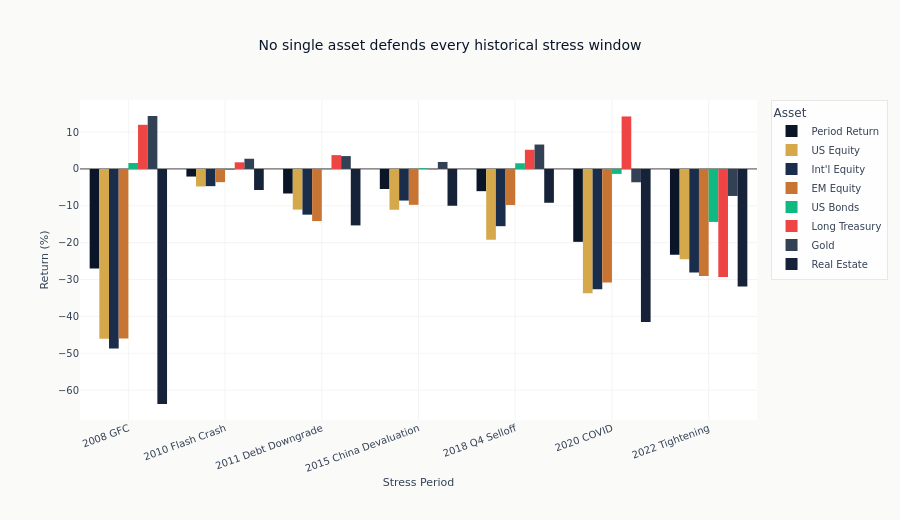

Source (notebook cell):
### Markdown cell above
Historical replay shows how a diversified portfolio behaves when correlations compress and
defensive sleeves are tested alongside equities. The next chart makes the cross-asset damage
pattern easier to compare across crises.

### Code cell
# Visualize stress period returns
stress_df = pl.DataFrame(
    [
        {
            "Period": name,
            "Period Return": result["cum_return"] * 100,
            **{SYMBOLS[symbol]: value * 100 for symbol, value in result["asset_returns"].items()},
        }
        for name, result in stress_results.items()
    ]
)
stress_long = stress_df.unpivot(
    index="Period", variable_name="Asset", value_name="Return"
).to_pandas()

fig = px.bar(
    stress_long,
    x="Period",
    y="Return",
    color="Asset",
    barmode="group",
    title="No single asset defends every historical stress window",
    color_discrete_sequence=[
        COLORS["blue"],
        COLORS["amber"],
        COLORS["slate"],
        COLORS["copper"],
        COLORS["positive"],
        COLORS["negative"],
        COLORS["neutral"],
        COLORS["blue_light"],
    ],
)
fig.update_layout(
    xaxis_title="Stress Period",
    yaxis_title="Return (%)",
    height=520,
    margin={"b": 100},
)
fig.update_xaxes(
    tickmode="array",
    tickvals=list(STRESS_PLOT_LABELS),
    ticktext=list(STRESS_PLOT_LABELS.values()),
    tickangle=-20,
    automargin=True,
)
fig.show()

### Figure 1 — Plotly figure (JSON) as saved in the notebook; plotly's stock layout.template omitted (floating-point values rounded to 4 significant figures)
{"data": [{"alignmentgroup": "True", "hovertemplate": "Asset=Period Return<br>Period=%{x}<br>Return=%{y}<extra></extra>", "legendgroup": "Period Return", "marker": {"color": "#0a1628", "pattern": {"shape": ""}}, "name": "Period Return", "offsetgroup": "Period Return", "orientation": "v", "showlegend": true, "textposition": "auto", "type": "bar", "x": ["2008 GFC Selloff", "2010 Flash Crash and Next Session", "2011 US Debt Downgrade Selloff", "2015 China Devaluation Selloff", "2018 Q4 Selloff", "2020 COVID Peak-to-Trough", "2022 Tightening Jan-to-Oct Selloff"], "xaxis": "x", "y": [-27.03, -2.066, -6.664, -5.44, -6.03, -19.77, -23.31], "yaxis": "y"}, {"alignmentgroup": "True", "hovertemplate": "Asset=US Equity<br>Period=%{x}<br>Return=%{y}<extra></extra>", "legendgroup": "US Equity", "marker": {"color": "#D4A84B", "pattern": {"shape": ""}}, "name": "US Equity", "offsetgroup": "US Equity", "orientation": "v", "showlegend": true, "textposition": "auto", "type": "bar", "x": ["2008 GFC Selloff", "2010 Flash Crash and Next Session", "2011 US Debt Downgrade Selloff", "2015 China Devaluation Selloff", "2018 Q4 Selloff", "2020 COVID Peak-to-Trough", "2022 Tightening Jan-to-Oct Selloff"], "xaxis": "x", "y": [-46.04, -4.759, -11.02, -11.07, -19.2, -33.72, -24.5], "yaxis": "y"}, {"alignmentgroup": "True", "hovertemplate": "Asset=Int'l Equity<br>Period=%{x}<br>Return=%{y}<extra></extra>", "legendgroup": "Int'l Equity", "marker": {"color": "#1a2d4a", "pattern": {"shape": ""}}, "name": "Int'l Equity", "offsetgroup": "Int'l Equity", "orientation": "v", "showlegend": true, "textposition": "auto", "type": "bar", "x": ["2008 GFC Selloff", "2010 Flash Crash and Next Session", "2011 US Debt Downgrade Selloff", "2015 China Devaluation Selloff", "2018 Q4 Selloff", "2020 COVID Peak-to-Trough", "2022 Tightening Jan-to-Oct Selloff"], "xaxis": "x", "y": [-48.71, -4.669, -12.4, -8.579, -15.53, -32.6, -28.09], "yaxis": "y"}, {"alignmentgroup": "True", "hovertemplate": "Asset=EM Equity<br>Period=%{x}<br>Return=%{y}<extra></extra>", "legendgroup": "EM Equity", "marker": {"color": "#C87533", "pattern": {"shape": ""}}, "name": "EM Equity", "offsetgroup": "EM Equity", "orientation": "v", "showlegend": true, "textposition": "auto", "type": "bar", "x": ["2008 GFC Selloff", "2010 Flash Crash and Next Session", "2011 US Debt Downgrade Selloff", "2015 China Devaluation Selloff", "2018 Q4 Selloff", "2020 COVID Peak-to-Trough", "2022 Tightening Jan-to-Oct Selloff"], "xaxis": "x", "y": [-45.98, -3.585, -14.14, -9.733, -9.776, -30.79, -29.02], "yaxis": "y"}, {"alignmentgroup": "True", "hovertemplate": "Asset=US Bonds<br>Period=%{x}<br>Return=%{y}<extra></extra>", "legendgroup": "US Bonds", "marker": {"color": "#10b981", "pattern": {"shape": ""}}, "name": "US Bonds", "offsetgroup": "US Bonds", "orientation": "v", "showlegend": true, "textposition": "auto", "type": "bar", "x": ["2008 GFC Selloff", "2010 Flash Crash and Next Session", "2011 US Debt Downgrade Selloff", "2015 China Devaluation Selloff", "2018 Q4 Selloff", "2020 COVID Peak-to-Trough", "2022 Tightening Jan-to-Oct Selloff"], "xaxis": "x", "y": [1.607, -0.2959, -0.08282, 0.1829, 1.529, -1.344, -14.37], "yaxis": "y"}, {"alignmentgroup": "True", "hovertemplate": "Asset=Long Treasury<br>Period=%{x}<br>Return=%{y}<extra></extra>", "legendgroup": "Long Treasury", "marker": {"color": "#ef4444", "pattern": {"shape": ""}}, "name": "Long Treasury", "offsetgroup": "Long Treasury", "orientation": "v", "showlegend": true, "textposition": "auto", "type": "bar", "x": ["2008 GFC Selloff", "2010 Flash Crash and Next Session", "2011 US Debt Downgrade Selloff", "2015 China Devaluation Selloff", "2018 Q4 Selloff", "2020 COVID Peak-to-Trough", "2022 Tightening Jan-to-Oct Selloff"], "xaxis": "x", "y": [11.97, 1.8, 3.745, -0.1526, 5.197, 14.23, -29.33], "yaxis": "y"}, {"alignmentgroup": "True", "hovertemplate": "Asset=Gold<br>Period=%{x}<br>Return=%{y}<extra></extra>", "legendgroup": "Gold", "marker": {"color": "#334155", "pattern": {"shape": ""}}, "name": "Gold", "offsetgroup": "Gold", "orientation": "v", "showlegend": true, "textposition": "auto", "type": "bar", "x": ["2008 GFC Selloff", "2010 Flash Crash and Next Session", "2011 US Debt Downgrade Selloff", "2015 China Devaluation Selloff", "2018 Q4 Selloff", "2020 COVID Peak-to-Trough", "2022 Tightening Jan-to-Oct Selloff"], "xaxis": "x", "y": [14.36, 2.763, 3.486, 1.895, 6.618, -3.617, -7.331], "yaxis": "y"}, {"alignmentgroup": "True", "hovertemplate": "Asset=Real Estate<br>Period=%{x}<br>Return=%{y}<extra></extra>", "legendgroup": "Real Estate", "marker": {"color": "#152238", "pattern": {"shape": ""}}, "name": "Real Estate", "offsetgroup": "Real Estate", "orientation": "v", "showlegend": true, "textposition": "auto", "type": "bar", "x": ["2008 GFC Selloff", "2010 Flash Crash and Next Session", "2011 US Debt Downgrade Selloff", "2015 China Devaluation Selloff", "2018 Q4 Selloff", "2020 COVID Peak-to-Trough", "2022 Tightening Jan-to-Oct Selloff"], "xaxis": "x", "y": [-63.75, -5.72, -15.32, -9.986, -9.174, -41.54, -31.86], "yaxis": "y"}], "layout": {"barmode": "group", "height": 520, "legend": {"title": {"text": "Asset"}, "tracegroupgap": 0}, "margin": {"b": 100}, "title": {"text": "No single asset defends every historical stress window"}, "xaxis": {"anchor": "y", "automargin": true, "domain": [0.0, 1.0], "tickangle": -20, "tickmode": "array", "ticktext": ["2008 GFC", "2010 Flash Crash", "2011 Debt Downgrade", "2015 China Devaluation", "2018 Q4 Selloff", "2020 COVID", "2022 Tightening"], "tickvals": ["2008 GFC Selloff", "2010 Flash Crash and Next Session", "2011 US Debt Downgrade Selloff", "2015 China Devaluation Selloff", "2018 Q4 Selloff", "2020 COVID Peak-to-Trough", "2022 Tightening Jan-to-Oct Selloff"], "title": {"text": "Stress Period"}}, "yaxis": {"anchor": "x", "domain": [0.0, 1.0], "title": {"text": "Return (%)"}}}}
